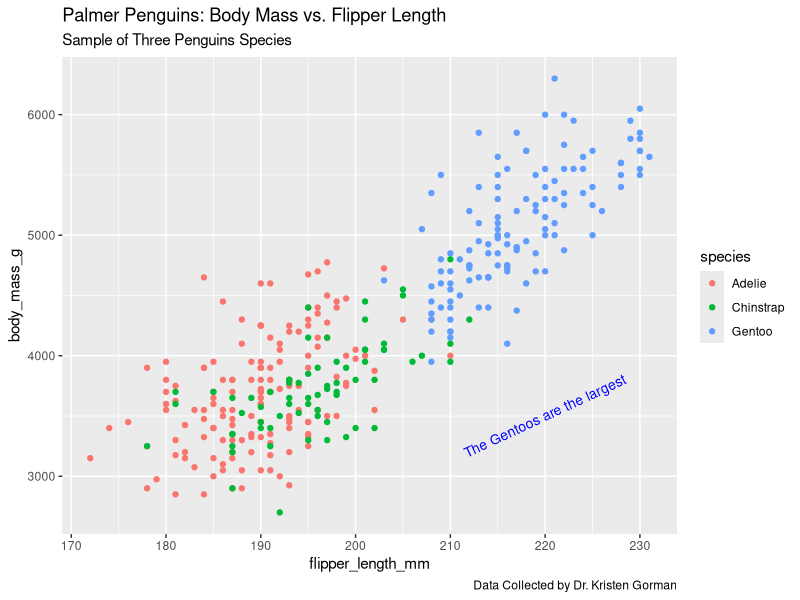

Source code (R):
library(ggplot2)
library(palmerpenguins)

ggplot(data=penguins) + 
  geom_point(mapping=aes(x=flipper_length_mm,y=body_mass_g,color=species)) +
  labs(title="Palmer Penguins: Body Mass vs. Flipper Length",subtitle = "Sample of Three Penguins Species",caption="Data Collected by Dr. Kristen Gorman") +
  annotate("text",x=220,y=3500,label="The Gentoos are the largest",color="blue",size=3.5,angle=25)
